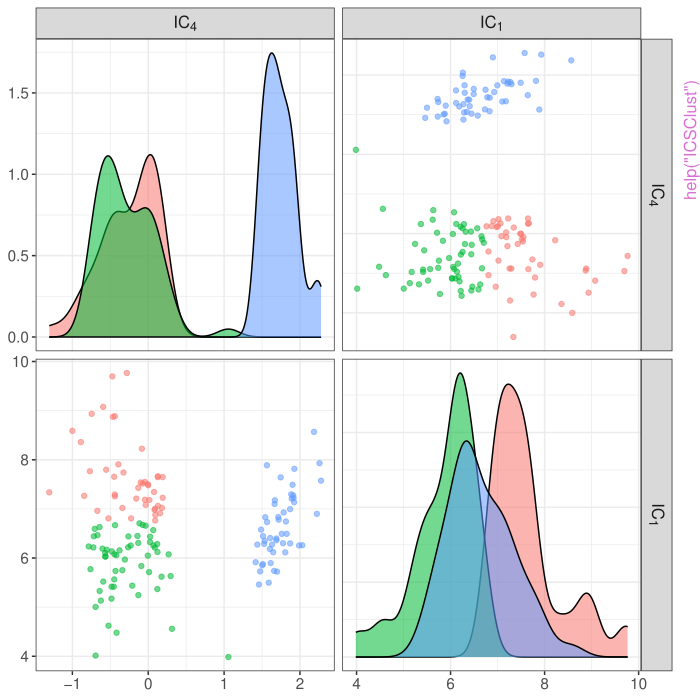

R code for this plot:
pkgname <- "ICSClust"
source(file.path(R.home("share"), "R", "examples-header.R"))
options(warn = 1)
options(pager = "console")
library('ICSClust')

base::assign(".oldSearch", base::search(), pos = 'CheckExEnv')
base::assign(".old_wd", base::getwd(), pos = 'CheckExEnv')
cleanEx()
nameEx("ICSClust")
### * ICSClust

flush(stderr()); flush(stdout())

### Name: ICSClust
### Title: Tandem clustering with ICS
### Aliases: ICSClust

### ** Examples

X <- iris[,1:4]

# indicating the number of components to retain for the dimension reduction
# step as well as the number of clusters searched for.
out <- ICSClust(X, nb_select = 2, nb_clusters = 3)
summary(out)
plot(out)

# changing the scatter pair to consider in ICS
out <- ICSClust(X, nb_select = 1, nb_clusters = 3,
ICS_args = list(S1 = ICS_mcd_raw, S2 = ICS_cov,S1_args = list(alpha = 0.5)))
summary(out)
plot(out)
 
# changing the criterion for choosing the invariant coordinates
out <- ICSClust(X, nb_clusters = 3, criterion = "normal_crit",
ICS_crit_args = list(level = 0.1, test = "anscombe.test", max_select = NULL))
summary(out)
plot(out)

# changing the clustering method
out <- ICSClust(X, nb_clusters = 3, method  = "tkmeans_clust", 
clustering_args = list(alpha = 0.1))
summary(out)
plot(out)



cleanEx()
nameEx("component_plot")
### * component_plot

flush(stderr()); flush(stdout())

### Name: component_plot
### Title: Scatterplot Matrix with densities on the diagonal
### Aliases: component_plot

### ** Examples

X <- iris[,1:4]
component_plot(X)
out <- ICS(X)
component_plot(out, select = c(1,4))




cleanEx()
nameEx("discriminatory_crit")
### * discriminatory_crit

flush(stderr()); flush(stdout())

### Name: discriminatory_crit
### Title: Selection of ICS components based on discriminatory power
### Aliases: discriminatory_crit discriminatory_crit.ICS
###   discriminatory_crit.default

### ** Examples

X <- iris[,-5]
out <- ICS(X)
discriminatory_crit(out, clusters = iris[,5], select_only = FALSE)



cleanEx()
nameEx("kmeans_clust")
### * kmeans_clust

flush(stderr()); flush(stdout())

### Name: kmeans_clust
### Title: _k_-means clustering
### Aliases: kmeans_clust

### ** Examples

kmeans_clust(iris[,1:4], k = 3, clusters_only = TRUE)




cleanEx()
nameEx("mclust_clust")
### * mclust_clust

flush(stderr()); flush(stdout())

### Name: mclust_clust
### Title: Model-Based Clustering
### Aliases: mclust_clust rmclust_clust

### ** Examples

mclust_clust(iris[,1:4], k = 3, clusters_only = TRUE)



cleanEx()
nameEx("med_crit")
### * med_crit

flush(stderr()); flush(stdout())

### Name: med_crit
### Title: Selection of Invariant components using the med criterion
### Aliases: med_crit med_crit.ICS med_crit.default

### ** Examples

X <- iris[,-5]
out <- ICS(X)
med_crit(out, nb_select = 2, select_only = FALSE)



cleanEx()
nameEx("mixture_sim")
### * mixture_sim

flush(stderr()); flush(stdout())

### Name: mixture_sim
### Title: Simulation of a mixture of Gaussian distributions
### Aliases: mixture_sim

### ** Examples

X <- mixture_sim()
summary(X)



cleanEx()
nameEx("normal_crit")
### * normal_crit

flush(stderr()); flush(stdout())

### Name: normal_crit
### Title: Selection of Non-normal Invariant Components Using Marginal
###   Normality Tests
### Aliases: normal_crit normal_crit.ICS normal_crit.default

### ** Examples

X <- iris[,-5]
out <- ICS(X)
normal_crit(out, level = 0.1, select_only = FALSE)




cleanEx()
nameEx("pam_clust")
### * pam_clust

flush(stderr()); flush(stdout())

### Name: pam_clust
### Title: Partitioning Around Medoids clustering
### Aliases: pam_clust

### ** Examples

pam_clust(iris[,1:4], k = 3, clusters_only = TRUE)
 



cleanEx()
nameEx("rimle_clust")
### * rimle_clust

flush(stderr()); flush(stdout())

### Name: rimle_clust
### Title: Robust Improper Maximum Likelihood Clustering
### Aliases: rimle_clust

### ** Examples

rimle_clust(iris[,1:4], k = 3, clusters_only = TRUE)



cleanEx()
nameEx("runif_outside_range")
### * runif_outside_range

flush(stderr()); flush(stdout())

### Name: runif_outside_range
### Title: Uniform distribution outside a given range
### Aliases: runif_outside_range

### ** Examples

## illustrations for argument 'mult'

# draw observations with argument 'mult = 2'
xy2 <- runif_outside_range(1000, min = rep(-1, 2), max = rep(1, 2), 
                           mult = 2)
# each side of the larger hyperrectangle is twice as long as 
# the corresponding side of the smaller rectanglar cut-out
df2 <- data.frame(x = xy2[, 1], y = xy2[, 2])
ggplot(data = df2, mapping = aes(x = x, y = y)) + 
  geom_point()

# draw observations with argument 'mult = 4'
xy4 <- runif_outside_range(1000, min = rep(-1, 2), max = rep(1, 2), 
                           mult = 4)
# each side of the larger hyperrectangle is four times as long 
# as the corresponding side of the smaller rectanglar cut-out
df4 <- data.frame(x = xy4[, 1], y = xy4[, 2])
ggplot(data = df4, mapping = aes(x = x, y = y)) + 
  geom_point()




cleanEx()
nameEx("select_plot")
### * select_plot

flush(stderr()); flush(stdout())

### Name: select_plot
### Title: Plot of the Generalized Kurtosis Values of the ICS
###   Transformation
### Aliases: select_plot select_plot.default select_plot.data.frame
###   select_plot.ICS_crit

### ** Examples

X <- iris[,-5]
out <- ICS(X)

# on an ICS object
select_plot(out)
select_plot(out, type = "lines")

# on an ICS_crit object 
# median criterion
out_med <- med_crit(out, nb_select = 1, select_only = FALSE)
select_plot(out_med, type = "lines")
select_plot(out_med, screeplot = FALSE, type = "lines", 
color = "lightblue")

# discriminatory criterion
out_disc <- discriminatory_crit(out, clusters = iris[,5], 
 select_only = FALSE)
select_plot(out_disc)





cleanEx()
nameEx("tkmeans_clust")
### * tkmeans_clust

flush(stderr()); flush(stdout())

### Name: tkmeans_clust
### Title: Trimmed k-means clustering
### Aliases: tkmeans_clust

### ** Examples

tkmeans_clust(iris[,1:4], k = 3, alpha = 0.1, clusters_only = TRUE)



cleanEx()
nameEx("var_crit")
### * var_crit

flush(stderr()); flush(stdout())

### Name: var_crit
### Title: Selection of Invariant components using the var criterion
### Aliases: var_crit var_crit.ICS var_crit.default

### ** Examples

X <- iris[,-5]
out <- ICS(X)
var_crit(out, nb_select = 2, select_only = FALSE)




### * <FOOTER>
###
cleanEx()
options(digits = 7L)
base::cat("Time elapsed: ", proc.time() - base::get("ptime", pos = 'CheckExEnv'),"\n")
grDevices::dev.off()
###
### Local variables: ***
### mode: outline-minor ***
### outline-regexp: "\\(> \\)?### [*]+" ***
### End: ***
quit('no')
